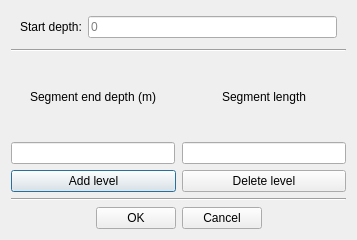
<?xml version="1.0" encoding="UTF-8"?>
<ui version="4.0">
 <class>Dialog</class>
 <widget class="QDialog" name="Dialog">
  <property name="geometry">
   <rect>
    <x>0</x>
    <y>0</y>
    <width>357</width>
    <height>240</height>
   </rect>
  </property>
  <property name="windowTitle">
   <string>Bottom profile</string>
  </property>
  <layout class="QVBoxLayout" name="verticalLayout_2">
   <item>
    <widget class="QWidget" name="widget_start_depth" native="true">
     <property name="sizePolicy">
      <sizepolicy hsizetype="Preferred" vsizetype="Maximum">
       <horstretch>0</horstretch>
       <verstretch>0</verstretch>
      </sizepolicy>
     </property>
     <layout class="QHBoxLayout" name="horizontal_layout_start_depth">
      <property name="topMargin">
       <number>5</number>
      </property>
      <property name="bottomMargin">
       <number>5</number>
      </property>
      <item>
       <widget class="QLabel" name="label_start_depth">
        <property name="text">
         <string>Start depth:</string>
        </property>
       </widget>
      </item>
      <item>
       <widget class="QLineEdit" name="line_edit_start_depth">
        <property name="placeholderText">
         <string>0</string>
        </property>
       </widget>
      </item>
     </layout>
    </widget>
   </item>
   <item>
    <widget class="Line" name="line">
     <property name="orientation">
      <enum>Qt::Horizontal</enum>
     </property>
    </widget>
   </item>
   <item>
    <widget class="QScrollArea" name="scroll_area">
     <property name="minimumSize">
      <size>
       <width>335</width>
       <height>0</height>
      </size>
     </property>
     <property name="frameShape">
      <enum>QFrame::NoFrame</enum>
     </property>
     <property name="lineWidth">
      <number>0</number>
     </property>
     <property name="horizontalScrollBarPolicy">
      <enum>Qt::ScrollBarAlwaysOff</enum>
     </property>
     <property name="widgetResizable">
      <bool>true</bool>
     </property>
     <widget class="QWidget" name="scroll_area_contents">
      <property name="geometry">
       <rect>
        <x>0</x>
        <y>0</y>
        <width>335</width>
        <height>85</height>
       </rect>
      </property>
      <property name="minimumSize">
       <size>
        <width>290</width>
        <height>0</height>
       </size>
      </property>
      <property name="autoFillBackground">
       <bool>false</bool>
      </property>
      <layout class="QVBoxLayout" name="scroll_area_layout">
       <property name="spacing">
        <number>7</number>
       </property>
       <property name="leftMargin">
        <number>0</number>
       </property>
       <property name="topMargin">
        <number>0</number>
       </property>
       <property name="rightMargin">
        <number>0</number>
       </property>
       <property name="bottomMargin">
        <number>0</number>
       </property>
       <item>
        <layout class="QGridLayout" name="grid_layout">
         <property name="rightMargin">
          <number>0</number>
         </property>
         <item row="1" column="1">
          <widget class="QLabel" name="label_length">
           <property name="sizePolicy">
            <sizepolicy hsizetype="Preferred" vsizetype="Preferred">
             <horstretch>0</horstretch>
             <verstretch>0</verstretch>
            </sizepolicy>
           </property>
           <property name="minimumSize">
            <size>
             <width>160</width>
             <height>0</height>
            </size>
           </property>
           <property name="maximumSize">
            <size>
             <width>16777215</width>
             <height>16777215</height>
            </size>
           </property>
           <property name="font">
            <font>
             <weight>50</weight>
             <bold>false</bold>
            </font>
           </property>
           <property name="text">
            <string>Segment length</string>
           </property>
           <property name="alignment">
            <set>Qt::AlignCenter</set>
           </property>
          </widget>
         </item>
         <item row="1" column="0">
          <widget class="QLabel" name="label_depth">
           <property name="sizePolicy">
            <sizepolicy hsizetype="Preferred" vsizetype="Preferred">
             <horstretch>0</horstretch>
             <verstretch>0</verstretch>
            </sizepolicy>
           </property>
           <property name="minimumSize">
            <size>
             <width>160</width>
             <height>0</height>
            </size>
           </property>
           <property name="maximumSize">
            <size>
             <width>16777215</width>
             <height>16777215</height>
            </size>
           </property>
           <property name="font">
            <font>
             <weight>50</weight>
             <bold>false</bold>
            </font>
           </property>
           <property name="text">
            <string>Segment end depth (m)</string>
           </property>
           <property name="alignment">
            <set>Qt::AlignCenter</set>
           </property>
          </widget>
         </item>
         <item row="2" column="0">
          <widget class="QLineEdit" name="line_edit_depth"/>
         </item>
         <item row="2" column="1">
          <widget class="QLineEdit" name="line_edit_length"/>
         </item>
        </layout>
       </item>
      </layout>
     </widget>
    </widget>
   </item>
   <item>
    <layout class="QHBoxLayout" name="horizontal_layout">
     <item>
      <widget class="QPushButton" name="push_button_add">
       <property name="text">
        <string>Add level</string>
       </property>
      </widget>
     </item>
     <item>
      <widget class="QPushButton" name="push_button_delete">
       <property name="text">
        <string>Delete level</string>
       </property>
      </widget>
     </item>
    </layout>
   </item>
   <item>
    <widget class="Line" name="line_2">
     <property name="orientation">
      <enum>Qt::Horizontal</enum>
     </property>
    </widget>
   </item>
   <item>
    <layout class="QHBoxLayout" name="buttons_layout">
     <property name="leftMargin">
      <number>0</number>
     </property>
     <property name="topMargin">
      <number>0</number>
     </property>
     <item>
      <spacer name="horizontal_spacer_2">
       <property name="orientation">
        <enum>Qt::Horizontal</enum>
       </property>
       <property name="sizeHint" stdset="0">
        <size>
         <width>40</width>
         <height>20</height>
        </size>
       </property>
      </spacer>
     </item>
     <item alignment="Qt::AlignHCenter">
      <widget class="QPushButton" name="push_button_ok">
       <property name="sizePolicy">
        <sizepolicy hsizetype="Fixed" vsizetype="Fixed">
         <horstretch>0</horstretch>
         <verstretch>0</verstretch>
        </sizepolicy>
       </property>
       <property name="maximumSize">
        <size>
         <width>93</width>
         <height>16777215</height>
        </size>
       </property>
       <property name="text">
        <string>OK</string>
       </property>
      </widget>
     </item>
     <item alignment="Qt::AlignHCenter">
      <widget class="QPushButton" name="push_button_cancel">
       <property name="sizePolicy">
        <sizepolicy hsizetype="Fixed" vsizetype="Fixed">
         <horstretch>0</horstretch>
         <verstretch>0</verstretch>
        </sizepolicy>
       </property>
       <property name="maximumSize">
        <size>
         <width>93</width>
         <height>16777215</height>
        </size>
       </property>
       <property name="text">
        <string>Cancel</string>
       </property>
      </widget>
     </item>
     <item>
      <spacer name="horizontal_spacer">
       <property name="orientation">
        <enum>Qt::Horizontal</enum>
       </property>
       <property name="sizeHint" stdset="0">
        <size>
         <width>40</width>
         <height>20</height>
        </size>
       </property>
      </spacer>
     </item>
    </layout>
   </item>
  </layout>
 </widget>
 <resources/>
 <connections/>
</ui>
